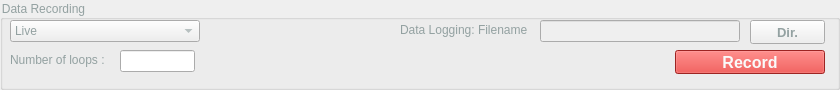
     <widget class="QGroupBox" name="DataRecordingBox">
      <property name="geometry">
       <rect>
        <x>10</x>
        <y>555</y>
        <width>840</width>
        <height>90</height>
       </rect>
      </property>
      <property name="styleSheet">
       <string notr="true">color: rgb(147, 161, 161);</string>
      </property>
      <property name="title">
       <string>Data Recording</string>
      </property>
      <widget class="QComboBox" name="RecordingComboBox">
       <property name="geometry">
        <rect>
         <x>10</x>
         <y>20</y>
         <width>190</width>
         <height>22</height>
        </rect>
       </property>
       <item>
        <property name="text">
         <string>Live </string>
        </property>
       </item>
       <item>
        <property name="text">
         <string>Loop</string>
        </property>
       </item>
      </widget>
      <widget class="QPushButton" name="RecordPushButton">
       <property name="geometry">
        <rect>
         <x>675</x>
         <y>50</y>
         <width>150</width>
         <height>24</height>
        </rect>
       </property>
       <property name="font">
        <font>
         <pointsize>12</pointsize>
         <bold>true</bold>
        </font>
       </property>
       <property name="styleSheet">
        <string notr="true">color: rgb(250, 250, 250);
background-color: rgb(220, 50, 47);</string>
       </property>
       <property name="text">
        <string>Record</string>
       </property>
      </widget>
      <widget class="QLineEdit" name="RecordFolderValue">
       <property name="enabled">
        <bool>false</bool>
       </property>
       <property name="geometry">
        <rect>
         <x>540</x>
         <y>20</y>
         <width>200</width>
         <height>22</height>
        </rect>
       </property>
       <property name="text">
        <string/>
       </property>
      </widget>
      <widget class="QPushButton" name="RecordFolderDirPushButton">
       <property name="geometry">
        <rect>
         <x>750</x>
         <y>20</y>
         <width>75</width>
         <height>24</height>
        </rect>
       </property>
       <property name="font">
        <font>
         <pointsize>10</pointsize>
         <bold>true</bold>
        </font>
       </property>
       <property name="text">
        <string>Dir.</string>
       </property>
      </widget>
      <widget class="QLabel" name="SelectRecordFolderLabel">
       <property name="geometry">
        <rect>
         <x>400</x>
         <y>20</y>
         <width>131</width>
         <height>20</height>
        </rect>
       </property>
       <property name="text">
        <string>Data Logging: Filename</string>
       </property>
      </widget>
      <widget class="QPushButton" name="pushButton">
       <property name="geometry">
        <rect>
         <x>885</x>
         <y>124</y>
         <width>75</width>
         <height>24</height>
        </rect>
       </property>
       <property name="text">
        <string>Browse</string>
       </property>
      </widget>
      <widget class="QLineEdit" name="NumberOfLoopsValue">
       <property name="geometry">
        <rect>
         <x>120</x>
         <y>50</y>
         <width>75</width>
         <height>22</height>
        </rect>
       </property>
       <property name="font">
        <font>
         <pointsize>10</pointsize>
         <bold>true</bold>
        </font>
       </property>
       <property name="text">
        <string/>
       </property>
       <property name="alignment">
        <set>Qt::AlignCenter</set>
       </property>
      </widget>
      <widget class="QLabel" name="NumberOfLoopsLabel">
       <property name="geometry">
        <rect>
         <x>10</x>
         <y>52</y>
         <width>101</width>
         <height>16</height>
        </rect>
       </property>
       <property name="text">
        <string>Number of loops :</string>
       </property>
      </widget>
      <widget class="QLabel" name="SelectedFolderLabel">
       <property name="geometry">
        <rect>
         <x>198</x>
         <y>50</y>
         <width>471</width>
         <height>24</height>
        </rect>
       </property>
       <property name="text">
        <string/>
       </property>
       <property name="alignment">
        <set>Qt::AlignRight|Qt::AlignTrailing|Qt::AlignVCenter</set>
       </property>
      </widget>
     </widget>
